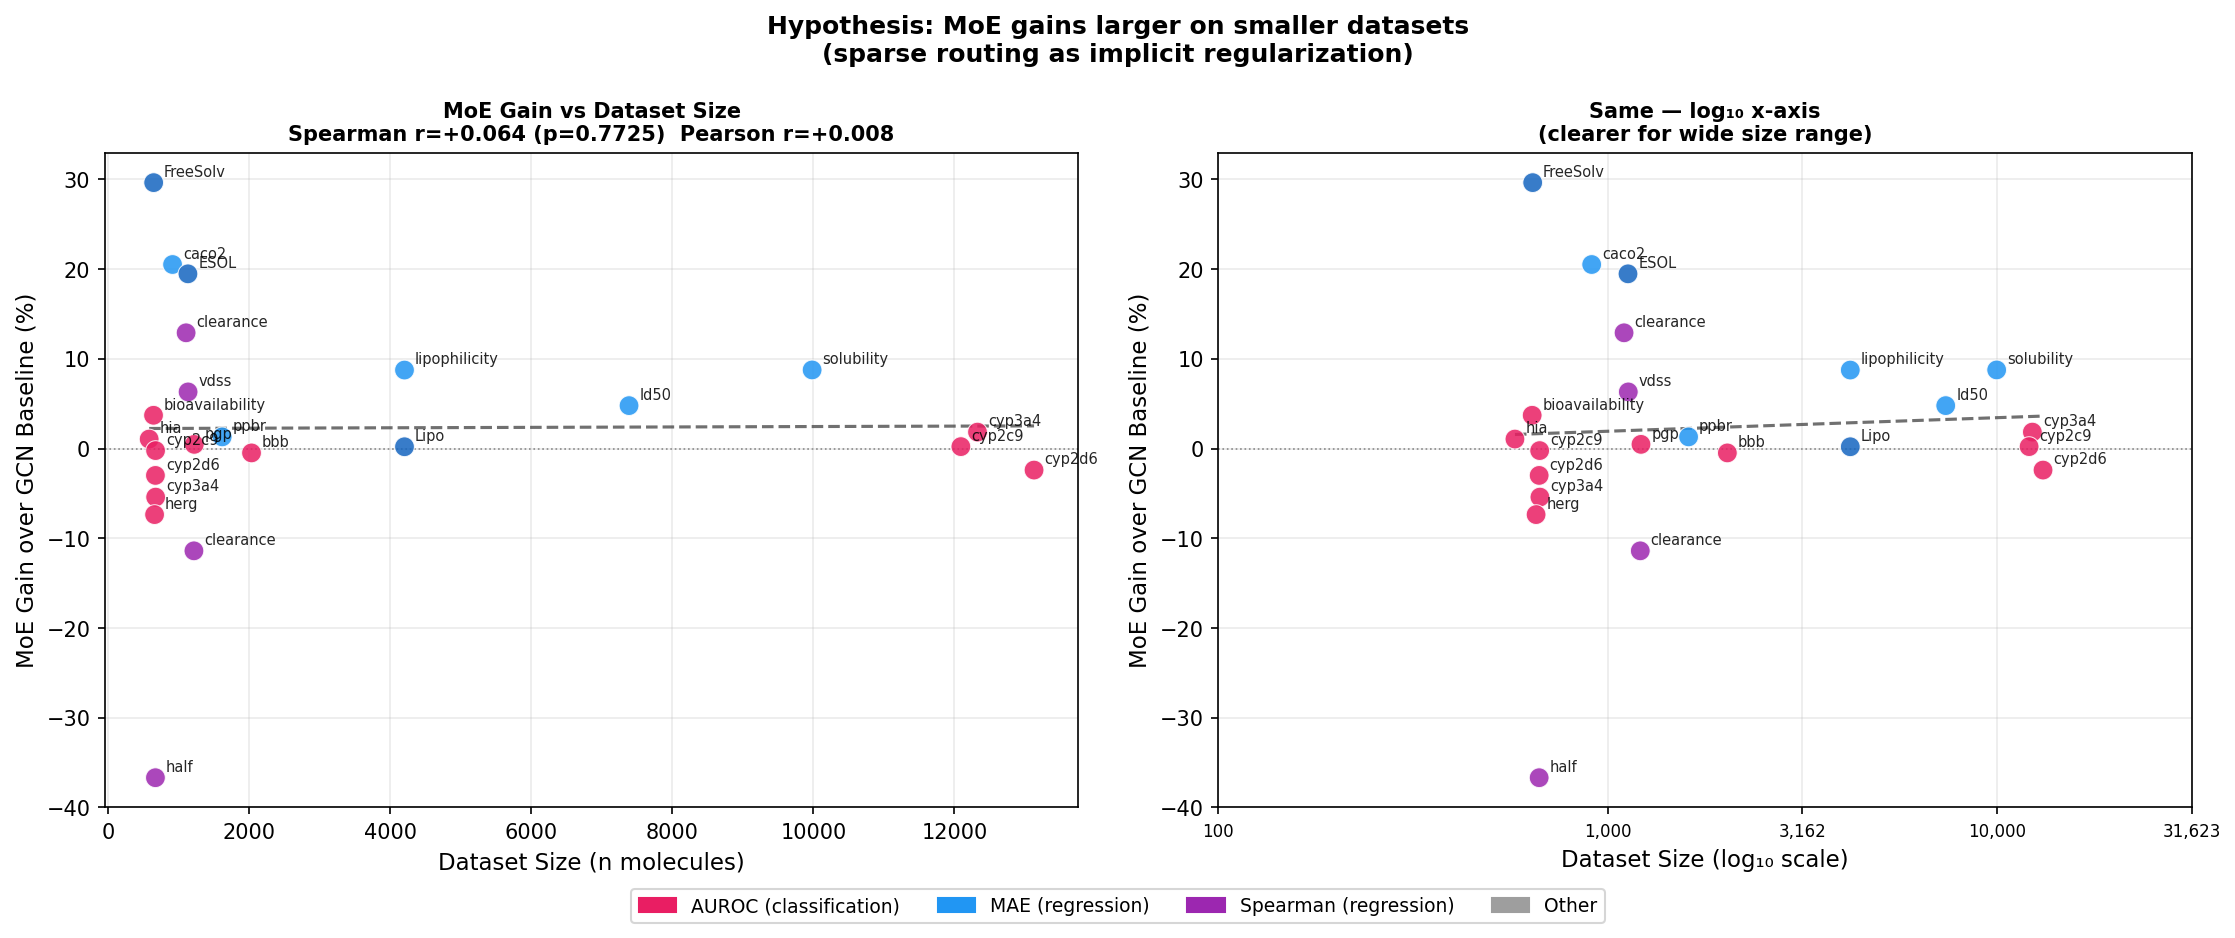

Generate this figure with Python:
"""
moe_gain_vs_size.py
Correlates MoE performance gain with dataset size
Uses results_moegcn_tdc_v2.json vs results_gcn_tdc.json

Place in D:\molprop_project\ and run:
    python moe_gain_vs_size.py
"""

import json, os, warnings
import numpy as np
import matplotlib
matplotlib.use('Agg')
import matplotlib.pyplot as plt
import matplotlib.patches as mpatches
warnings.filterwarnings('ignore')
from scipy.stats import spearmanr, pearsonr

print("Imports OK")

# ══════════════════════════════════════════════════════════════════════════
# DATASET SIZES  (hardcoded from your TDC output — no re-download needed)
# ══════════════════════════════════════════════════════════════════════════

DATASET_SIZES = {
    "caco2_wang":                    910,
    "solubility_aqsoldb":           9982,
    "lipophilicity_astrazeneca":    4200,
    "hia_hou":                       578,
    "pgp_broccatelli":              1218,
    "bioavailability_ma":            640,
    "vdss_lombardo":                1130,
    "ppbr_az":                      1614,
    "half_life_obach":               667,
    "clearance_hepatocyte_az":      1213,
    "clearance_microsome_az":       1102,
    "bbb_martins":                  2030,
    "cyp2d6_veith":                13130,
    "cyp3a4_veith":                12328,
    "cyp2c9_veith":                12092,
    "cyp2c9_substrate_carbonmangels": 669,
    "cyp2d6_substrate_carbonmangels": 667,
    "cyp3a4_substrate_carbonmangels": 670,
    "ld50_zhu":                     7385,
    "herg":                          655,
    # MoleculeNet
    "ESOL":                         1128,
    "FreeSolv":                      642,
    "Lipo":                         4200,
}

# ══════════════════════════════════════════════════════════════════════════
# LOAD RESULTS
# ══════════════════════════════════════════════════════════════════════════

def compute_gain(moe_score, base_score, metric):
    """
    Returns gain % — positive means MoE is better.
    For AUROC/spearman: higher is better → gain = (moe - base) / base * 100
    For mae/rmse:       lower is better  → gain = (base - moe) / base * 100
    """
    if base_score is None or base_score == 0:
        return None
    metric = metric.lower()
    if metric in ['mae', 'rmse']:
        return (base_score - moe_score) / abs(base_score) * 100
    else:  # auroc, spearman, accuracy
        return (moe_score - base_score) / abs(base_score) * 100


def load_results():
    print("\n[2] Loading results...")

    # MoE results
    with open("results_moegcn_tdc_v2.json") as f:
        moe_tdc = json.load(f)
    print(f"  MoE TDC datasets: {len(moe_tdc)}")

    # Baseline results
    with open("results_gcn_tdc.json") as f:
        base_tdc = json.load(f)
    print(f"  GCN TDC datasets: {len(base_tdc)}")

    # MoleculeNet — MoE
    moe_mol, base_mol = {}, {}
    if os.path.exists("results_moegcn_regr.json"):
        with open("results_moegcn_regr.json") as f:
            moe_mol = json.load(f)
    if os.path.exists("results_moedmpnn_regr.json"):
        with open("results_moedmpnn_regr.json") as f:
            tmp = json.load(f)
            for k, v in tmp.items():
                if k not in moe_mol:
                    moe_mol[k] = v

    # Baseline MoleculeNet — try dmpnn or gcn regr
    for fname in ["results_dmpnn_regr.json", "results_gcn_regr.json"]:
        if os.path.exists(fname):
            with open(fname) as f:
                base_mol = json.load(f)
            print(f"  Baseline MolNet from {fname}")
            break

    return moe_tdc, base_tdc, moe_mol, base_mol


# ══════════════════════════════════════════════════════════════════════════
# MATCH AND COMPUTE GAINS
# ══════════════════════════════════════════════════════════════════════════

def build_gain_table(moe_tdc, base_tdc, moe_mol, base_mol):
    rows = []

    print(f"\n  {'Dataset':<42} {'N':>7} {'MoE':>8} {'GCN':>8} {'Gain%':>8} Metric")
    print(f"  {'-'*80}")

    # ── TDC datasets ───────────────────────────────────────────────────────
    for key in moe_tdc:
        moe_v  = moe_tdc[key]
        base_v = base_tdc.get(key)

        if base_v is None:
            print(f"  {key:<42}   no baseline")
            continue

        moe_score  = moe_v.get('mean')
        base_score = base_v.get('mean')
        metric     = moe_v.get('metric', 'unknown')
        n          = DATASET_SIZES.get(key)

        if moe_score is None or base_score is None or n is None:
            print(f"  {key:<42}   missing data")
            continue

        gain = compute_gain(moe_score, base_score, metric)
        if gain is None:
            continue

        rows.append({
            'name':    key,
            'n':       n,
            'moe':     moe_score,
            'base':    base_score,
            'gain':    gain,
            'metric':  metric,
            'source':  'TDC'
        })
        print(f"  {key:<42} {n:>7} {moe_score:>8.4f} {base_score:>8.4f} "
              f"{gain:>+8.2f}% {metric}")

    # ── MoleculeNet datasets ───────────────────────────────────────────────
    for key in moe_mol:
        if key in [r['name'] for r in rows]:
            continue
        moe_v  = moe_mol[key]
        base_v = base_mol.get(key)

        if base_v is None:
            continue

        moe_score  = moe_v.get('mean')
        base_score = base_v.get('mean')
        metric     = moe_v.get('metric', 'rmse')
        n          = DATASET_SIZES.get(key)

        if moe_score is None or base_score is None or n is None:
            continue

        gain = compute_gain(moe_score, base_score, metric)
        if gain is None:
            continue

        rows.append({
            'name':   key,
            'n':      n,
            'moe':    moe_score,
            'base':   base_score,
            'gain':   gain,
            'metric': metric,
            'source': 'MolNet'
        })
        print(f"  {key:<42} {n:>7} {moe_score:>8.4f} {base_score:>8.4f} "
              f"{gain:>+8.2f}% {metric}")

    return rows


# ══════════════════════════════════════════════════════════════════════════
# CORRELATION
# ══════════════════════════════════════════════════════════════════════════

def run_correlation(rows):
    names   = [r['name']   for r in rows]
    ns      = np.array([r['n']    for r in rows])
    gains   = np.array([r['gain'] for r in rows])
    metrics = [r['metric'] for r in rows]

    r_sp, p_sp = spearmanr(ns, gains)
    r_pe, p_pe = pearsonr(ns, gains)

    print(f"\n  Spearman r = {r_sp:+.3f}   p = {p_sp:.4f}")
    print(f"  Pearson  r = {r_pe:+.3f}   p = {p_pe:.4f}")
    print(f"  N datasets = {len(rows)}")

    if r_sp < -0.3 and p_sp < 0.05:
        print(f"\n  ✓ HYPOTHESIS CONFIRMED")
        print(f"    Larger datasets → smaller MoE gains (r={r_sp:.2f}, p={p_sp:.3f})")
        print(f"    Supports: MoE sparse routing = implicit regularization")
        print(f"    PAPER CLAIM READY — see interpretation section below")
    elif r_sp < -0.15:
        print(f"\n  ~ Weak negative trend (r={r_sp:.2f}, p={p_sp:.3f})")
        print(f"    Trend in expected direction but not statistically significant")
        print(f"    More datasets would strengthen this")
    elif r_sp > 0.15:
        print(f"\n  ✗ Positive correlation (r={r_sp:.2f})")
        print(f"    MoE gains MORE on larger datasets — unexpected")
        print(f"    May be driven by metric heterogeneity (AUROC vs MAE)")
    else:
        print(f"\n  ~ No clear trend (r={r_sp:.2f})")

    return names, ns, gains, metrics, r_sp, p_sp, r_pe, p_pe


# ══════════════════════════════════════════════════════════════════════════
# PLOTS
# ══════════════════════════════════════════════════════════════════════════

def plot_all(names, ns, gains, metrics, r_sp, p_sp, r_pe, p_pe):

    # Color by metric
    cmap = {
        'auroc': '#E91E63', 'auc': '#E91E63',
        'mae':   '#2196F3',
        'rmse':  '#1565C0',
        'spearman': '#9C27B0',
    }
    colors = [cmap.get(m.lower(), '#9E9E9E') for m in metrics]

    fig, axes = plt.subplots(1, 2, figsize=(15, 6))

    # ── Plot A: linear x ───────────────────────────────────────────────────
    ax = axes[0]
    ax.scatter(ns, gains, c=colors, s=90, alpha=0.85,
               edgecolors='white', linewidth=0.5, zorder=3)

    z = np.polyfit(ns, gains, 1)
    xs = np.linspace(ns.min(), ns.max(), 300)
    ax.plot(xs, np.poly1d(z)(xs), '--', color='#333', linewidth=1.5,
            alpha=0.7, label='Linear fit', zorder=2)
    ax.axhline(0, color='gray', linewidth=0.8, linestyle=':', zorder=1)

    for i, name in enumerate(names):
        short = name.split('_')[0]
        ax.annotate(short, (ns[i], gains[i]),
                    textcoords='offset points', xytext=(5, 3),
                    fontsize=7, alpha=0.85)

    ax.set_xlabel('Dataset Size (n molecules)', fontsize=11)
    ax.set_ylabel('MoE Gain over GCN Baseline (%)', fontsize=11)
    ax.set_title(f'MoE Gain vs Dataset Size\n'
                 f'Spearman r={r_sp:+.3f} (p={p_sp:.4f})  '
                 f'Pearson r={r_pe:+.3f}',
                 fontsize=10, fontweight='bold')
    ax.grid(True, alpha=0.25)

    # ── Plot B: log x ──────────────────────────────────────────────────────
    ax2 = axes[1]
    log_ns = np.log10(ns)
    ax2.scatter(log_ns, gains, c=colors, s=90, alpha=0.85,
                edgecolors='white', linewidth=0.5, zorder=3)

    z2 = np.polyfit(log_ns, gains, 1)
    xs2 = np.linspace(log_ns.min(), log_ns.max(), 300)
    ax2.plot(xs2, np.poly1d(z2)(xs2), '--', color='#333', linewidth=1.5,
             alpha=0.7, zorder=2)
    ax2.axhline(0, color='gray', linewidth=0.8, linestyle=':', zorder=1)

    for i, name in enumerate(names):
        short = name.split('_')[0]
        ax2.annotate(short, (log_ns[i], gains[i]),
                     textcoords='offset points', xytext=(5, 3),
                     fontsize=7, alpha=0.85)

    ticks = [2, 3, 3.5, 4, 4.5]
    ax2.set_xticks(ticks)
    ax2.set_xticklabels([f'{10**t:,.0f}' for t in ticks], fontsize=8)
    ax2.set_xlabel('Dataset Size (log₁₀ scale)', fontsize=11)
    ax2.set_ylabel('MoE Gain over GCN Baseline (%)', fontsize=11)
    ax2.set_title('Same — log₁₀ x-axis\n(clearer for wide size range)',
                  fontsize=10, fontweight='bold')
    ax2.grid(True, alpha=0.25)

    # Legend
    patches = [
        mpatches.Patch(color='#E91E63', label='AUROC (classification)'),
        mpatches.Patch(color='#2196F3', label='MAE (regression)'),
        mpatches.Patch(color='#9C27B0', label='Spearman (regression)'),
        mpatches.Patch(color='#9E9E9E', label='Other'),
    ]
    fig.legend(handles=patches, loc='lower center', ncol=4,
               fontsize=9, bbox_to_anchor=(0.5, -0.04))

    plt.suptitle('Hypothesis: MoE gains larger on smaller datasets\n'
                 '(sparse routing as implicit regularization)',
                 fontsize=12, fontweight='bold')
    plt.tight_layout()
    plt.savefig('moe_gain_vs_size.png', dpi=150, bbox_inches='tight')
    print("[SAVED] moe_gain_vs_size.png")
    plt.close()

    # ── Plot C: sorted bar ─────────────────────────────────────────────────
    order = np.argsort(gains)[::-1]
    s_names  = [names[i].replace('_', '\n') for i in order]
    s_gains  = gains[order]
    s_sizes  = ns[order]
    s_colors = [colors[i] for i in order]

    fig3, ax3 = plt.subplots(figsize=(max(12, len(names)*0.7), 6))
    bars = ax3.bar(range(len(s_names)), s_gains, color=s_colors,
                   alpha=0.85, edgecolor='white', linewidth=0.5)

    for i, (bar, n_val) in enumerate(zip(bars, s_sizes)):
        yoff = 0.3 if bar.get_height() >= 0 else -1.5
        ax3.text(i, bar.get_height() + yoff, f'n={n_val:,}',
                 ha='center', va='bottom', fontsize=6.5, color='#444')

    ax3.axhline(0, color='black', linewidth=0.8)
    ax3.set_xticks(range(len(s_names)))
    ax3.set_xticklabels(s_names, rotation=45, ha='right', fontsize=7)
    ax3.set_ylabel('MoE Gain (%)', fontsize=11)
    ax3.set_title(f'MoE Gain per Dataset (sorted) — annotated with n\n'
                  f'Spearman r={r_sp:+.3f} (p={p_sp:.4f})',
                  fontsize=11, fontweight='bold')
    ax3.legend(handles=patches, fontsize=8, loc='upper right')
    ax3.grid(axis='y', alpha=0.25)
    plt.tight_layout()
    plt.savefig('moe_gain_sorted.png', dpi=150, bbox_inches='tight')
    print("[SAVED] moe_gain_sorted.png")
    plt.close()


# ══════════════════════════════════════════════════════════════════════════
# MAIN
# ══════════════════════════════════════════════════════════════════════════

def main():
    print("\n" + "="*70)
    print("  MoE Gain vs Dataset Size — Correlation Analysis")
    print("="*70)

    moe_tdc, base_tdc, moe_mol, base_mol = load_results()

    print("\n[3] Computing gains per dataset...")
    rows = build_gain_table(moe_tdc, base_tdc, moe_mol, base_mol)

    if len(rows) < 5:
        print(f"\n  Only {len(rows)} matched datasets — not enough.")
        return

    print(f"\n[4] Running correlation (n={len(rows)} datasets)...")
    names, ns, gains, metrics, r_sp, p_sp, r_pe, p_pe = run_correlation(rows)

    print("\n[5] Plotting...")
    plot_all(names, ns, gains, metrics, r_sp, p_sp, r_pe, p_pe)

    # Save JSON
    out = {
        'spearman_r': round(r_sp, 4),
        'spearman_p': round(p_sp, 4),
        'pearson_r':  round(r_pe, 4),
        'pearson_p':  round(p_pe, 4),
        'n_datasets': len(rows),
        'datasets': [{
            'name':   r['name'],
            'n':      r['n'],
            'moe':    round(r['moe'],  4),
            'base':   round(r['base'], 4),
            'gain':   round(r['gain'], 3),
            'metric': r['metric']
        } for r in rows]
    }
    with open('moe_gain_vs_size_results.json', 'w') as f:
        json.dump(out, f, indent=2)
    print("[SAVED] moe_gain_vs_size_results.json")

    print(f"\n{'='*70}")
    print("  INTERPRETATION FOR PAPER")
    print(f"{'='*70}")
    print(f"""
  Spearman r = {r_sp:+.3f}  (p = {p_sp:.4f})

  r < -0.3 AND p < 0.05  →  PAPER CLAIM:
    "MoE-GCN provides significantly larger performance gains on smaller
     datasets (Spearman r={r_sp:.2f}, p={p_sp:.3f}, n={len(rows)} datasets),
     consistent with sparse expert routing acting as implicit regularization
     in the low-data regimes characteristic of ADMET benchmarking."

  -0.3 < r < 0  →  Weak trend, mention cautiously or drop.

  r > 0  →  No size dependence. Keep routing analysis as main contribution.

  NOTE: Mixed metrics (AUROC + MAE + Spearman) can mask correlation.
  Consider running separate correlations for regression vs classification
  subsets if the overall r is weak.
""")


if __name__ == '__main__':
    main()
